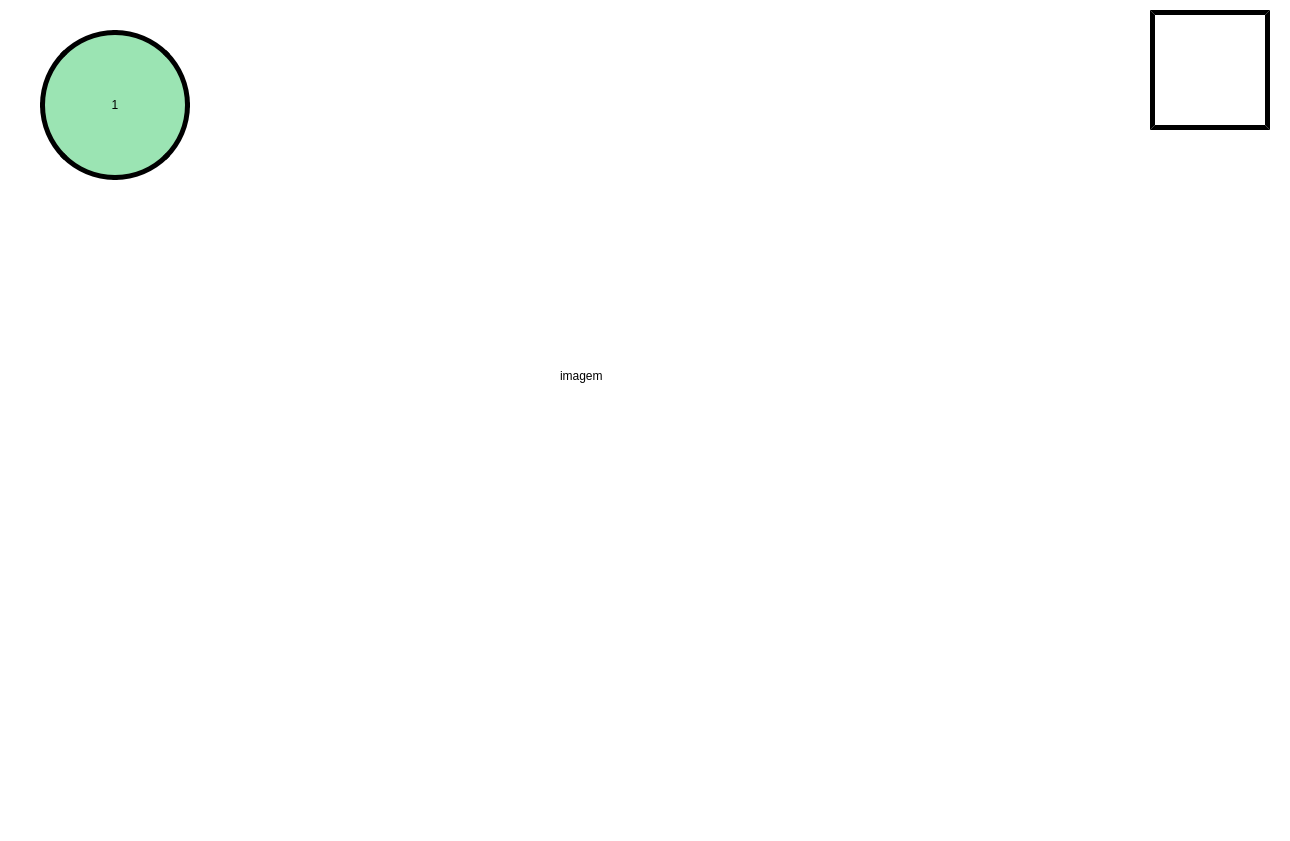
<?xml version="1.0" encoding="UTF-8"?>
<ui version="4.0">
 <class>peca01</class>
 <widget class="QMainWindow" name="peca01">
  <property name="geometry">
   <rect>
    <x>0</x>
    <y>0</y>
    <width>1290</width>
    <height>841</height>
   </rect>
  </property>
  <property name="minimumSize">
   <size>
    <width>1290</width>
    <height>841</height>
   </size>
  </property>
  <property name="maximumSize">
   <size>
    <width>1290</width>
    <height>841</height>
   </size>
  </property>
  <property name="windowTitle">
   <string>MainWindow</string>
  </property>
  <property name="styleSheet">
   <string notr="true">background-color: rgb(255, 255, 255);</string>
  </property>
  <property name="animated">
   <bool>true</bool>
  </property>
  <widget class="QWidget" name="centralwidget">
   <widget class="QLabel" name="Label_Borda">
    <property name="geometry">
     <rect>
      <x>0</x>
      <y>783</y>
      <width>1290</width>
      <height>18</height>
     </rect>
    </property>
    <property name="text">
     <string/>
    </property>
    <property name="pixmap">
     <pixmap>Imagens/Borda.png</pixmap>
    </property>
    <property name="scaledContents">
     <bool>true</bool>
    </property>
   </widget>
   <widget class="QLabel" name="label_numero_1">
    <property name="geometry">
     <rect>
      <x>40</x>
      <y>30</y>
      <width>150</width>
      <height>150</height>
     </rect>
    </property>
    <property name="minimumSize">
     <size>
      <width>0</width>
      <height>0</height>
     </size>
    </property>
    <property name="styleSheet">
     <string notr="true">
border-style: outset;
border-color: rgb(0, 0, 0);
border-width:5px;
font: 75 85pt &quot;Bosch Sans Bold&quot;;
border-radius: 75px;
background-color: rgb(155, 228, 179);

</string>
    </property>
    <property name="text">
     <string>1</string>
    </property>
    <property name="scaledContents">
     <bool>false</bool>
    </property>
    <property name="alignment">
     <set>Qt::AlignCenter</set>
    </property>
    <property name="wordWrap">
     <bool>false</bool>
    </property>
    <property name="indent">
     <number>-1</number>
    </property>
   </widget>
   <widget class="QPushButton" name="botao_home">
    <property name="geometry">
     <rect>
      <x>1150</x>
      <y>10</y>
      <width>120</width>
      <height>120</height>
     </rect>
    </property>
    <property name="styleSheet">
     <string notr="true">
border-style: outset;
border-color: rgb(0, 0, 0);
border-width:5px;
font: 75 65pt &quot;Bosch Sans Bold&quot;;
border-radius: 0px;
background-color: rgb(255, 255, 255);
</string>
    </property>
    <property name="text">
     <string/>
    </property>
    <property name="icon">
     <iconset>
      <normaloff>imagens/Home.Documentos.png</normaloff>imagens/Home.Documentos.png</iconset>
    </property>
    <property name="iconSize">
     <size>
      <width>105</width>
      <height>105</height>
     </size>
    </property>
   </widget>
   <widget class="QLabel" name="label_imagem">
    <property name="geometry">
     <rect>
      <x>560</x>
      <y>320</y>
      <width>121</width>
      <height>111</height>
     </rect>
    </property>
    <property name="text">
     <string>imagem</string>
    </property>
   </widget>
  </widget>
  <widget class="QMenuBar" name="menubar">
   <property name="geometry">
    <rect>
     <x>0</x>
     <y>0</y>
     <width>1290</width>
     <height>21</height>
    </rect>
   </property>
  </widget>
  <widget class="QStatusBar" name="statusbar"/>
 </widget>
 <resources/>
 <connections/>
</ui>
